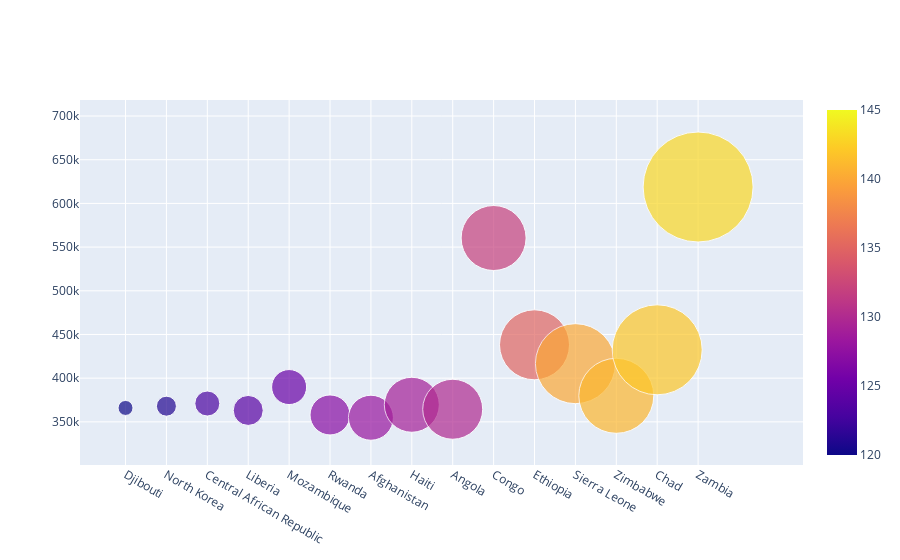

Notebook code cell kept with this figure:
### Code cell
#Looking at the yield by country 

import plotly.graph_objects as go

fig = go.Figure(data=[go.Scatter(
    x= top_hunger.sort_values('total_yield')['Country'].unique(),
    y= top_hunger['total_yield'],
    mode='markers',
    marker=dict(
        color = [120,121,123, 124, 125,127,128,129, 130,132, 135, 140,141,142, 143, 145],
        size=[15,20,25,30,35, 40, 45, 55, 60, 65, 70,80, 75, 90, 110],
        showscale=True
        )
)])

fig.show()

### Figure 1 — Plotly figure (JSON) as saved in the notebook; plotly's stock layout.template omitted (floating-point values rounded to 4 significant figures; data arrays with more than 128 entries replaced by an {"elided": "..."} marker saying what was removed)
{"data": [{"marker": {"color": [120, 121, 123, 124, 125, 127, 128, 129, 130, 132, 135, 140, 141, 142, 143, 145], "showscale": true, "size": [15, 20, 25, 30, 35, 40, 45, 55, 60, 65, 70, 80, 75, 90, 110]}, "mode": "markers", "type": "scatter", "x": ["Djibouti", "North Korea", "Central African Republic", "Liberia", "Mozambique", "Rwanda", "Afghanistan", "Haiti", "Angola", "Congo", "Ethiopia", "Sierra Leone", "Zimbabwe", "Chad", "Zambia"], "y": {"elided": "224 int values"}}], "layout": {}}
